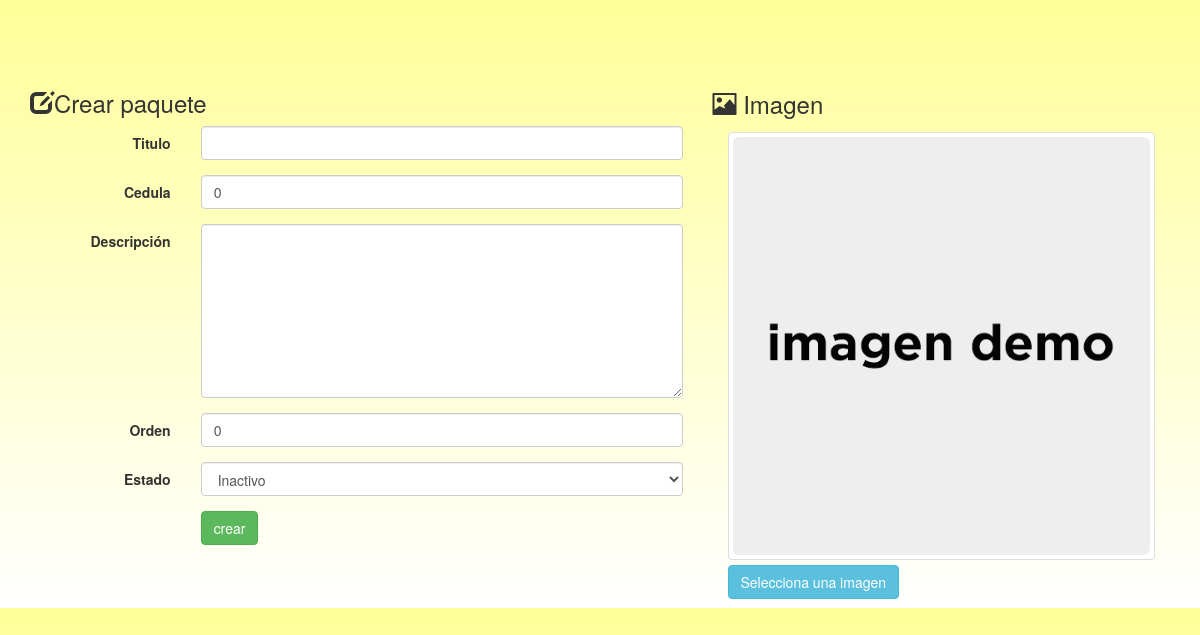
The page /anadirpaquete.php on the database as committed earlier.
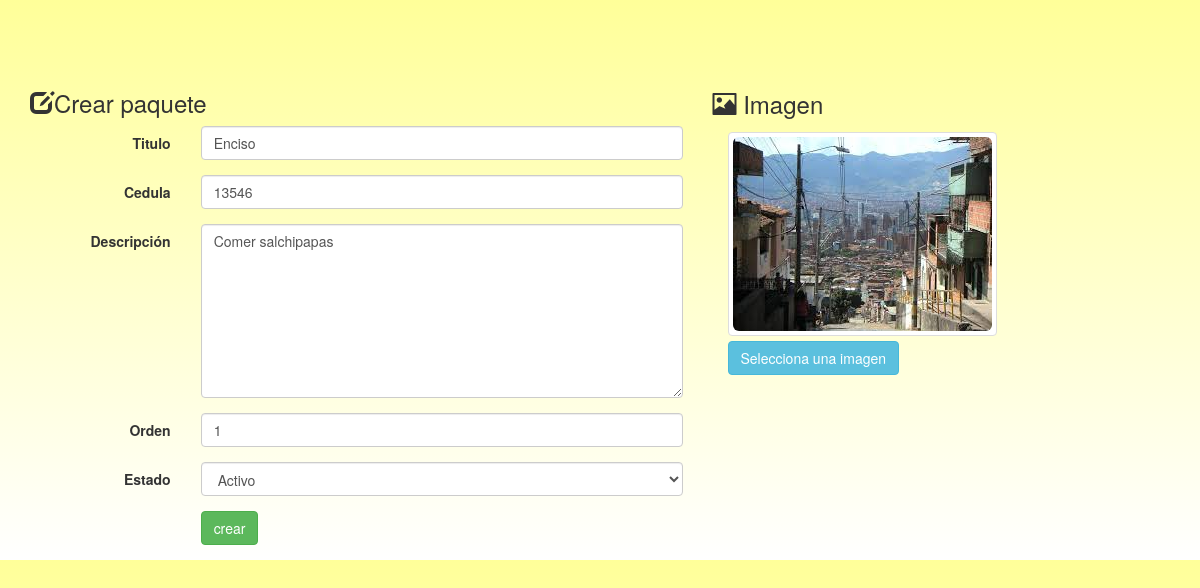
The same page on the database as committed later.
### tables this page shows
CREATE TABLE `tbl_paquetes` (
  `id_paquete` int(11) NOT NULL,
  `cedula` int(12) NOT NULL,
  `titulo` varchar(50) NOT NULL,
  `descripcion` varchar(255) NOT NULL,
  `url_image` varchar(255) NOT NULL,
  `estado` int(1) NOT NULL,
  `orden` int(2) NOT NULL
);

### anadirpaquete.php (the view, shortened to what this page needs)
<?php
include ("conexion.php");
$sql_last=mysqli_query($conexion,"select LAST_INSERT_ID(id_paquete) as last from tbl_paquetes order by id_paquete desc  limit 0,1 ");
$rw=mysqli_fetch_array($sql_last);
$id_banner=intval($rw['last']);
$sql=mysqli_query($conexion,"select * from tbl_paquetes where id_paquete='$id_banner'");
$rw=mysqli_fetch_array($sql);
$titulo=$rw['titulo'];
$cedula=$rw['cedula'];
$descripcion=$rw['descripcion'];
$url_image=$rw['url_image'];
$orden=intval($rw['orden']);
$estado=intval($rw['estado']);
?>
<!DOCTYPE html>
<html lang="en">
  <head>
	<link rel="stylesheet" href="https://maxcdn.bootstrapcdn.com/bootstrap/3.3.5/css/bootstrap.min.css">
    <link href="css/navbar-fixed-top.css" rel="stylesheet">
	<link href="css/preview-image.css" rel="stylesheet">
  </head>
  <body style="  background: linear-gradient(to bottom, #ffff99 0%, #ffffff 100%);">
    <div class="container">
      <div class="row">
		 <div class="col-md-7">
		 <h3 ><span class="glyphicon glyphicon-edit"  style="margin-top:-50px;"></span>Crear paquete</h3>
			<form class="form-horizontal" id="editar_banner">
			  <div class="form-group">
				<label for="titulo" class="col-sm-3 control-label">Titulo</label>
				<div class="col-sm-9">
				  <input type="text" class="form-control" id="titulo" value="<?php echo $titulo;?>" required name="titulo">
				</div>
			  </div>
        <div class="form-group">
				<label for="titulo" class="col-sm-3 control-label">Cedula</label>
				<div class="col-sm-9">
				  <input type="text" class="form-control" id="cedula" value="<?php echo $cedula;?>" required name="cedula">
				</div>
			  </div>
			  <div class="form-group">
				<label for="titulo" class="col-sm-3 control-label">Descripción</label>
				<div class="col-sm-9">
				  <textarea class='form-control' name="descripcion" id="descripcion" required rows=8><?php echo $descripcion;?></textarea>
				</div>
			  </div>
			  <div class="form-group">
				<label for="orden" class="col-sm-3 control-label">Orden</label>
				<div class="col-sm-9">
				  <input type="number" class="form-control" id="orden" name="orden" value="<?php echo $orden;?>">
				</div>
			  </div>
			  <div class="form-group">
				<label for="estado" class="col-sm-3 control-label">Estado</label>
				<div class="col-sm-9">
				  <select class="form-control" id="estado" required name="estado">
					<option value="0" <?php if($estado==0){echo "selected";} ?>>Inactivo</option>
					<option value="1" <?php if($estado==1){echo "selected";} ?>>Activo</option>
				 </select>
				</div>
			  </div>
			  <div class="form-group">
				<div class="col-sm-offset-3 col-sm-9">
				  <button type="submit" class="btn btn-success">crear</button>
				</div>
			  </div>
			</form>
		</div>
		<div class="col-md-5">
		 <h3 ><span class="glyphicon glyphicon-picture"></span> Imagen</h3>
		 <form class="form-vertical">
		 <div class="form-group">
				<div class="col-sm-12">
				 <div class="fileinput fileinput-new" data-provides="fileinput">
								  <div class="fileinput-new thumbnail" style="max-width: 100%;" >
									  <img class="img-rounded" src="../img/banner/<?php echo $url_image;?>" />
								  </div>
								  <div>
									<span class="btn btn-info btn-file"><span class="fileinput-new">Selecciona una imagen</span>
									<span class="fileinput-exists" onclick="upload_image();">Cambiar imagen</span><input type="file" name="fileToUpload" id="fileToUpload" required onchange="upload_image();"></span>
								  </div>
					</div>
				</div>
			  </div>
			  </div>
		</div>
    </div>
  </body>
</html>

### css/navbar-fixed-top.css (style rules this page uses)
body { min-height: 200px; padding-top: 70px; }

### css/preview-image.css (style rules this page uses)
.btn-file { position: relative; overflow: hidden; vertical-align: middle; }
.fileinput { display: inline-block; margin-bottom: 9px; }
.fileinput .thumbnail { display: inline-block; margin-bottom: 5px; overflow: hidden; text-align: center; vertical-align: middle; }
.fileinput .thumbnail > img { max-height: 100%; }
.fileinput .btn { vertical-align: middle; }

Rows that differ between the two databases and show on the page:
removed tbl_paquetes: cedula "0", orden "0", estado "Inactivo", url_image (picture)
added tbl_paquetes: titulo "Enciso", cedula "13546", descripcion "Comer salchipapas", orden "1", estado "Activo", url_image (picture)
